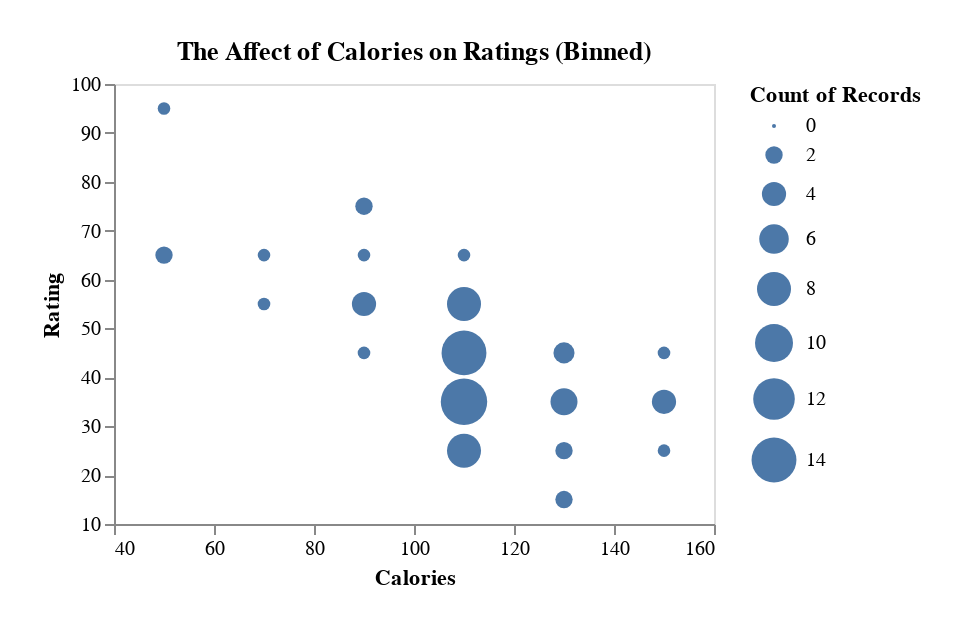

Notebook code for this chart:
### Code cell
alt.Chart(df).mark_circle().encode(
    x = alt.X('calories:Q', 
        axis=alt.Axis(title='Calories'),
        bin=True),
    y = alt.Y('rating:Q', 
        axis=alt.Axis(title='Rating'),
        bin=True),
    size='count()'
).properties(
    title='The Affect of Calories on Ratings (Binned)',
    width=300,
    height=220
).configure(
    padding={"left": PAD, "top": PAD, "right": PAD, "bottom": PAD}
)

### Figure 1 — Vega-Lite specification as saved in the notebook (floating-point values rounded to 4 significant figures)
{"config": {"view": {"continuousWidth": 400, "continuousHeight": 300}, "padding": {"left": 20, "top": 20, "right": 20, "bottom": 20}}, "data": {"name": "data-f195c8b4dc1a99bb498cec4e06f6385f"}, "mark": "circle", "encoding": {"size": {"type": "quantitative", "aggregate": "count"}, "x": {"type": "quantitative", "axis": {"title": "Calories"}, "bin": true, "field": "calories"}, "y": {"type": "quantitative", "axis": {"title": "Rating"}, "bin": true, "field": "rating"}}, "height": 220, "title": "The Affect of Calories on Ratings (Binned)", "width": 300, "$schema": "https://vega.github.io/schema/vega-lite/v4.8.1.json", "datasets": {"data-f195c8b4dc1a99bb498cec4e06f6385f": [{"name": "100% Bran", "mfr": "N", "type": "C", "calories": "70", "protein": "4", "fat": "1", "sodium": "130", "fiber": "10", "carbo": "5", "sugars": "6", "potass": "280", "vitamins": "25", "shelf": "3", "weight": "1", "cups": "0.33", "rating": "68.402973"}, {"name": "100% Natural Bran", "mfr": "Q", "type": "C", "calories": "120", "protein": "3", "fat": "5", "sodium": "15", "fiber": "2", "carbo": "8", "sugars": "8", "potass": "135", "vitamins": "0", "shelf": "3", "weight": "1", "cups": "1", "rating": "33.983679"}, {"name": "All-Bran", "mfr": "K", "type": "C", "calories": "70", "protein": "4", "fat": "1", "sodium": "260", "fiber": "9", "carbo": "7", "sugars": "5", "potass": "320", "vitamins": "25", "shelf": "3", "weight": "1", "cups": "0.33", "rating": "59.425505"}, {"name": "All-Bran with Extra Fiber", "mfr": "K", "type": "C", "calories": "50", "protein": "4", "fat": "0", "sodium": "140", "fiber": "14", "carbo": "8", "sugars": "0", "potass": "330", "vitamins": "25", "shelf": "3", "weight": "1", "cups": "0.5", "rating": "93.704912"}, {"name": "Almond Delight", "mfr": "R", "type": "C", "calories": "110", "protein": "2", "fat": "2", "sodium": "200", "fiber": "1", "carbo": "14", "sugars": "8", "potass": "-1", "vitamins": "25", "shelf": "3", "weight": "1", "cups": "0.75", "rating": "34.384843"}, {"name": "Apple Cinnamon Cheerios", "mfr": "G", "type": "C", "calories": "110", "protein": "2", "fat": "2", "sodium": "180", "fiber": "1.5", "carbo": "10.5", "sugars": "10", "potass": "70", "vitamins": "25", "shelf": "1", "weight": "1", "cups": "0.75", "rating": "29.509541"}, {"name": "Apple Jacks", "mfr": "K", "type": "C", "calories": "110", "protein": "2", "fat": "0", "sodium": "125", "fiber": "1", "carbo": "11", "sugars": "14", "potass": "30", "vitamins": "25", "shelf": "2", "weight": "1", "cups": "1", "rating": "33.174094"}, {"name": "Basic 4", "mfr": "G", "type": "C", "calories": "130", "protein": "3", "fat": "2", "sodium": "210", "fiber": "2", "carbo": "18", "sugars": "8", "potass": "100", "vitamins": "25", "shelf": "3", "weight": "1.33", "cups": "0.75", "rating": "37.038562"}, {"name": "Bran Chex", "mfr": "R", "type": "C", "calories": "90", "protein": "2", "fat": "1", "sodium": "200", "fiber": "4", "carbo": "15", "sugars": "6", "potass": "125", "vitamins": "25", "shelf": "1", "weight": "1", "cups": "0.67", "rating": "49.120253"}, {"name": "Bran Flakes", "mfr": "P", "type": "C", "calories": "90", "protein": "3", "fat": "0", "sodium": "210", "fiber": "5", "carbo": "13", "sugars": "5", "potass": "190", "vitamins": "25", "shelf": "3", "weight": "1", "cups": "0.67", "rating": "53.313813"}, {"name": "Cap'n'Crunch", "mfr": "Q", "type": "C", "calories": "120", "protein": "1", "fat": "2", "sodium": "220", "fiber": "0", "carbo": "12", "sugars": "12", "potass": "35", "vitamins": "25", "shelf": "2", "weight": "1", "cups": "0.75", "rating": "18.042851"}, {"name": "Cheerios", "mfr": "G", "type": "C", "calories": "110", "protein": "6", "fat": "2", "sodium": "290", "fiber": "2", "carbo": "17", "sugars": "1", "potass": "105", "vitamins": "25", "shelf": "1", "weight": "1", "cups": "1.25", "rating": "50.764999"}, {"name": "Cinnamon Toast Crunch", "mfr": "G", "type": "C", "calories": "120", "protein": "1", "fat": "3", "sodium": "210", "fiber": "0", "carbo": "13", "sugars": "9", "potass": "45", "vitamins": "25", "shelf": "2", "weight": "1", "cups": "0.75", "rating": "19.823573"}, {"name": "Clusters", "mfr": "G", "type": "C", "calories": "110", "protein": "3", "fat": "2", "sodium": "140", "fiber": "2", "carbo": "13", "sugars": "7", "potass": "105", "vitamins": "25", "shelf": "3", "weight": "1", "cups": "0.5", "rating": "40.400208"}, {"name": "Cocoa Puffs", "mfr": "G", "type": "C", "calories": "110", "protein": "1", "fat": "1", "sodium": "180", "fiber": "0", "carbo": "12", "sugars": "13", "potass": "55", "vitamins": "25", "shelf": "2", "weight": "1", "cups": "1", "rating": "22.736446"}, {"name": "Corn Chex", "mfr": "R", "type": "C", "calories": "110", "protein": "2", "fat": "0", "sodium": "280", "fiber": "0", "carbo": "22", "sugars": "3", "potass": "25", "vitamins": "25", "shelf": "1", "weight": "1", "cups": "1", "rating": "41.445019"}, {"name": "Corn Flakes", "mfr": "K", "type": "C", "calories": "100", "protein": "2", "fat": "0", "sodium": "290", "fiber": "1", "carbo": "21", "sugars": "2", "potass": "35", "vitamins": "25", "shelf": "1", "weight": "1", "cups": "1", "rating": "45.863324"}, {"name": "Corn Pops", "mfr": "K", "type": "C", "calories": "110", "protein": "1", "fat": "0", "sodium": "90", "fiber": "1", "carbo": "13", "sugars": "12", "potass": "20", "vitamins": "25", "shelf": "2", "weight": "1", "cups": "1", "rating": "35.782791"}, {"name": "Count Chocula", "mfr": "G", "type": "C", "calories": "110", "protein": "1", "fat": "1", "sodium": "180", "fiber": "0", "carbo": "12", "sugars": "13", "potass": "65", "vitamins": "25", "shelf": "2", "weight": "1", "cups": "1", "rating": "22.396513"}, {"name": "Cracklin' Oat Bran", "mfr": "K", "type": "C", "calories": "110", "protein": "3", "fat": "3", "sodium": "140", "fiber": "4", "carbo": "10", "sugars": "7", "potass": "160", "vitamins": "25", "shelf": "3", "weight": "1", "cups": "0.5", "rating": "40.448772"}, {"name": "Cream of Wheat (Quick)", "mfr": "N", "type": "H", "calories": "100", "protein": "3", "fat": "0", "sodium": "80", "fiber": "1", "carbo": "21", "sugars": "0", "potass": "-1", "vitamins": "0", "shelf": "2", "weight": "1", "cups": "1", "rating": "64.533816"}, {"name": "Crispix", "mfr": "K", "type": "C", "calories": "110", "protein": "2", "fat": "0", "sodium": "220", "fiber": "1", "carbo": "21", "sugars": "3", "potass": "30", "vitamins": "25", "shelf": "3", "weight": "1", "cups": "1", "rating": "46.895644"}, {"name": "Crispy Wheat & Raisins", "mfr": "G", "type": "C", "calories": "100", "protein": "2", "fat": "1", "sodium": "140", "fiber": "2", "carbo": "11", "sugars": "10", "potass": "120", "vitamins": "25", "shelf": "3", "weight": "1", "cups": "0.75", "rating": "36.176196"}, {"name": "Double Chex", "mfr": "R", "type": "C", "calories": "100", "protein": "2", "fat": "0", "sodium": "190", "fiber": "1", "carbo": "18", "sugars": "5", "potass": "80", "vitamins": "25", "shelf": "3", "weight": "1", "cups": "0.75", "rating": "44.330856"}, {"name": "Froot Loops", "mfr": "K", "type": "C", "calories": "110", "protein": "2", "fat": "1", "sodium": "125", "fiber": "1", "carbo": "11", "sugars": "13", "potass": "30", "vitamins": "25", "shelf": "2", "weight": "1", "cups": "1", "rating": "32.207582"}, {"name": "Frosted Flakes", "mfr": "K", "type": "C", "calories": "110", "protein": "1", "fat": "0", "sodium": "200", "fiber": "1", "carbo": "14", "sugars": "11", "potass": "25", "vitamins": "25", "shelf": "1", "weight": "1", "cups": "0.75", "rating": "31.435973"}, {"name": "Frosted Mini-Wheats", "mfr": "K", "type": "C", "calories": "100", "protein": "3", "fat": "0", "sodium": "0", "fiber": "3", "carbo": "14", "sugars": "7", "potass": "100", "vitamins": "25", "shelf": "2", "weight": "1", "cups": "0.8", "rating": "58.345141"}, {"name": "Fruit & Fibre Dates; Walnuts; and Oats", "mfr": "P", "type": "C", "calories": "120", "protein": "3", "fat": "2", "sodium": "160", "fiber": "5", "carbo": "12", "sugars": "10", "potass": "200", "vitamins": "25", "shelf": "3", "weight": "1.25", "cups": "0.67", "rating": "40.917047"}, {"name": "Fruitful Bran", "mfr": "K", "type": "C", "calories": "120", "protein": "3", "fat": "0", "sodium": "240", "fiber": "5", "carbo": "14", "sugars": "12", "potass": "190", "vitamins": "25", "shelf": "3", "weight": "1.33", "cups": "0.67", "rating": "41.015492"}, {"name": "Fruity Pebbles", "mfr": "P", "type": "C", "calories": "110", "protein": "1", "fat": "1", "sodium": "135", "fiber": "0", "carbo": "13", "sugars": "12", "potass": "25", "vitamins": "25", "shelf": "2", "weight": "1", "cups": "0.75", "rating": "28.025765"}, {"name": "Golden Crisp", "mfr": "P", "type": "C", "calories": "100", "protein": "2", "fat": "0", "sodium": "45", "fiber": "0", "carbo": "11", "sugars": "15", "potass": "40", "vitamins": "25", "shelf": "1", "weight": "1", "cups": "0.88", "rating": "35.252444"}, {"name": "Golden Grahams", "mfr": "G", "type": "C", "calories": "110", "protein": "1", "fat": "1", "sodium": "280", "fiber": "0", "carbo": "15", "sugars": "9", "potass": "45", "vitamins": "25", "shelf": "2", "weight": "1", "cups": "0.75", "rating": "23.804043"}, {"name": "Grape Nuts Flakes", "mfr": "P", "type": "C", "calories": "100", "protein": "3", "fat": "1", "sodium": "140", "fiber": "3", "carbo": "15", "sugars": "5", "potass": "85", "vitamins": "25", "shelf": "3", "weight": "1", "cups": "0.88", "rating": "52.076897"}, {"name": "Grape-Nuts", "mfr": "P", "type": "C", "calories": "110", "protein": "3", "fat": "0", "sodium": "170", "fiber": "3", "carbo": "17", "sugars": "3", "potass": "90", "vitamins": "25", "shelf": "3", "weight": "1", "cups": "0.25", "rating": "53.371007"}, {"name": "Great Grains Pecan", "mfr": "P", "type": "C", "calories": "120", "protein": "3", "fat": "3", "sodium": "75", "fiber": "3", "carbo": "13", "sugars": "4", "potass": "100", "vitamins": "25", "shelf": "3", "weight": "1", "cups": "0.33", "rating": "45.811716"}, {"name": "Honey Graham Ohs", "mfr": "Q", "type": "C", "calories": "120", "protein": "1", "fat": "2", "sodium": "220", "fiber": "1", "carbo": "12", "sugars": "11", "potass": "45", "vitamins": "25", "shelf": "2", "weight": "1", "cups": "1", "rating": "21.871292"}, {"name": "Honey Nut Cheerios", "mfr": "G", "type": "C", "calories": "110", "protein": "3", "fat": "1", "sodium": "250", "fiber": "1.5", "carbo": "11.5", "sugars": "10", "potass": "90", "vitamins": "25", "shelf": "1", "weight": "1", "cups": "0.75", "rating": "31.072217"}, {"name": "Honey-comb", "mfr": "P", "type": "C", "calories": "110", "protein": "1", "fat": "0", "sodium": "180", "fiber": "0", "carbo": "14", "sugars": "11", "potass": "35", "vitamins": "25", "shelf": "1", "weight": "1", "cups": "1.33", "rating": "28.742414"}, {"name": "Just Right Crunchy  Nuggets", "mfr": "K", "type": "C", "calories": "110", "protein": "2", "fat": "1", "sodium": "170", "fiber": "1", "carbo": "17", "sugars": "6", "potass": "60", "vitamins": "100", "shelf": "3", "weight": "1", "cups": "1", "rating": "36.523683"}, {"name": "Just Right Fruit & Nut", "mfr": "K", "type": "C", "calories": "140", "protein": "3", "fat": "1", "sodium": "170", "fiber": "2", "carbo": "20", "sugars": "9", "potass": "95", "vitamins": "100", "shelf": "3", "weight": "1.3", "cups": "0.75", "rating": "36.471512"}, {"name": "Kix", "mfr": "G", "type": "C", "calories": "110", "protein": "2", "fat": "1", "sodium": "260", "fiber": "0", "carbo": "21", "sugars": "3", "potass": "40", "vitamins": "25", "shelf": "2", "weight": "1", "cups": "1.5", "rating": "39.241114"}, {"name": "Life", "mfr": "Q", "type": "C", "calories": "100", "protein": "4", "fat": "2", "sodium": "150", "fiber": "2", "carbo": "12", "sugars": "6", "potass": "95", "vitamins": "25", "shelf": "2", "weight": "1", "cups": "0.67", "rating": "45.328074"}, {"name": "Lucky Charms", "mfr": "G", "type": "C", "calories": "110", "protein": "2", "fat": "1", "sodium": "180", "fiber": "0", "carbo": "12", "sugars": "12", "potass": "55", "vitamins": "25", "shelf": "2", "weight": "1", "cups": "1", "rating": "26.734515"}, {"name": "Maypo", "mfr": "A", "type": "H", "calories": "100", "protein": "4", "fat": "1", "sodium": "0", "fiber": "0", "carbo": "16", "sugars": "3", "potass": "95", "vitamins": "25", "shelf": "2", "weight": "1", "cups": "1", "rating": "54.850917"}, {"name": "Muesli Raisins; Dates; & Almonds", "mfr": "R", "type": "C", "calories": "150", "protein": "4", "fat": "3", "sodium": "95", "fiber": "3", "carbo": "16", "sugars": "11", "potass": "170", "vitamins": "25", "shelf": "3", "weight": "1", "cups": "1", "rating": "37.136863"}, {"name": "Muesli Raisins; Peaches; & Pecans", "mfr": "R", "type": "C", "calories": "150", "protein": "4", "fat": "3", "sodium": "150", "fiber": "3", "carbo": "16", "sugars": "11", "potass": "170", "vitamins": "25", "shelf": "3", "weight": "1", "cups": "1", "rating": "34.139765"}, {"name": "Mueslix Crispy Blend", "mfr": "K", "type": "C", "calories": "160", "protein": "3", "fat": "2", "sodium": "150", "fiber": "3", "carbo": "17", "sugars": "13", "potass": "160", "vitamins": "25", "shelf": "3", "weight": "1.5", "cups": "0.67", "rating": "30.313351"}, {"name": "Multi-Grain Cheerios", "mfr": "G", "type": "C", "calories": "100", "protein": "2", "fat": "1", "sodium": "220", "fiber": "2", "carbo": "15", "sugars": "6", "potass": "90", "vitamins": "25", "shelf": "1", "weight": "1", "cups": "1", "rating": "40.105965"}, {"name": "Nut&Honey Crunch", "mfr": "K", "type": "C", "calories": "120", "protein": "2", "fat": "1", "sodium": "190", "fiber": "0", "carbo": "15", "sugars": "9", "potass": "40", "vitamins": "25", "shelf": "2", "weight": "1", "cups": "0.67", "rating": "29.924285"}, {"name": "Nutri-Grain Almond-Raisin", "mfr": "K", "type": "C", "calories": "140", "protein": "3", "fat": "2", "sodium": "220", "fiber": "3", "carbo": "21", "sugars": "7", "potass": "130", "vitamins": "25", "shelf": "3", "weight": "1.33", "cups": "0.67", "rating": "40.692320"}, {"name": "Nutri-grain Wheat", "mfr": "K", "type": "C", "calories": "90", "protein": "3", "fat": "0", "sodium": "170", "fiber": "3", "carbo": "18", "sugars": "2", "potass": "90", "vitamins": "25", "shelf": "3", "weight": "1", "cups": "1", "rating": "59.642837"}, {"name": "Oatmeal Raisin Crisp", "mfr": "G", "type": "C", "calories": "130", "protein": "3", "fat": "2", "sodium": "170", "fiber": "1.5", "carbo": "13.5", "sugars": "10", "potass": "120", "vitamins": "25", "shelf": "3", "weight": "1.25", "cups": "0.5", "rating": "30.450843"}, {"name": "Post Nat. Raisin Bran", "mfr": "P", "type": "C", "calories": "120", "protein": "3", "fat": "1", "sodium": "200", "fiber": "6", "carbo": "11", "sugars": "14", "potass": "260", "vitamins": "25", "shelf": "3", "weight": "1.33", "cups": "0.67", "rating": "37.840594"}, {"name": "Product 19", "mfr": "K", "type": "C", "calories": "100", "protein": "3", "fat": "0", "sodium": "320", "fiber": "1", "carbo": "20", "sugars": "3", "potass": "45", "vitamins": "100", "shelf": "3", "weight": "1", "cups": "1", "rating": "41.503540"}, {"name": "Puffed Rice", "mfr": "Q", "type": "C", "calories": "50", "protein": "1", "fat": "0", "sodium": "0", "fiber": "0", "carbo": "13", "sugars": "0", "potass": "15", "vitamins": "0", "shelf": "3", "weight": "0.5", "cups": "1", "rating": "60.756112"}, {"name": "Puffed Wheat", "mfr": "Q", "type": "C", "calories": "50", "protein": "2", "fat": "0", "sodium": "0", "fiber": "1", "carbo": "10", "sugars": "0", "potass": "50", "vitamins": "0", "shelf": "3", "weight": "0.5", "cups": "1", "rating": "63.005645"}, {"name": "Quaker Oat Squares", "mfr": "Q", "type": "C", "calories": "100", "protein": "4", "fat": "1", "sodium": "135", "fiber": "2", "carbo": "14", "sugars": "6", "potass": "110", "vitamins": "25", "shelf": "3", "weight": "1", "cups": "0.5", "rating": "49.511874"}, {"name": "Quaker Oatmeal", "mfr": "Q", "type": "H", "calories": "100", "protein": "5", "fat": "2", "sodium": "0", "fiber": "2.7", "carbo": "-1", "sugars": "-1", "potass": "110", "vitamins": "0", "shelf": "1", "weight": "1", "cups": "0.67", "rating": "50.828392"}, {"name": "Raisin Bran", "mfr": "K", "type": "C", "calories": "120", "protein": "3", "fat": "1", "sodium": "210", "fiber": "5", "carbo": "14", "sugars": "12", "potass": "240", "vitamins": "25", "shelf": "2", "weight": "1.33", "cups": "0.75", "rating": "39.259197"}, {"name": "Raisin Nut Bran", "mfr": "G", "type": "C", "calories": "100", "protein": "3", "fat": "2", "sodium": "140", "fiber": "2.5", "carbo": "10.5", "sugars": "8", "potass": "140", "vitamins": "25", "shelf": "3", "weight": "1", "cups": "0.5", "rating": "39.703400"}, {"name": "Raisin Squares", "mfr": "K", "type": "C", "calories": "90", "protein": "2", "fat": "0", "sodium": "0", "fiber": "2", "carbo": "15", "sugars": "6", "potass": "110", "vitamins": "25", "shelf": "3", "weight": "1", "cups": "0.5", "rating": "55.333142"}, {"name": "Rice Chex", "mfr": "R", "type": "C", "calories": "110", "protein": "1", "fat": "0", "sodium": "240", "fiber": "0", "carbo": "23", "sugars": "2", "potass": "30", "vitamins": "25", "shelf": "1", "weight": "1", "cups": "1.13", "rating": "41.998933"}, {"name": "Rice Krispies", "mfr": "K", "type": "C", "calories": "110", "protein": "2", "fat": "0", "sodium": "290", "fiber": "0", "carbo": "22", "sugars": "3", "potass": "35", "vitamins": "25", "shelf": "1", "weight": "1", "cups": "1", "rating": "40.560159"}, {"name": "Shredded Wheat", "mfr": "N", "type": "C", "calories": "80", "protein": "2", "fat": "0", "sodium": "0", "fiber": "3", "carbo": "16", "sugars": "0", "potass": "95", "vitamins": "0", "shelf": "1", "weight": "0.83", "cups": "1", "rating": "68.235885"}, {"name": "Shredded Wheat 'n'Bran", "mfr": "N", "type": "C", "calories": "90", "protein": "3", "fat": "0", "sodium": "0", "fiber": "4", "carbo": "19", "sugars": "0", "potass": "140", "vitamins": "0", "shelf": "1", "weight": "1", "cups": "0.67", "rating": "74.472949"}, {"name": "Shredded Wheat spoon size", "mfr": "N", "type": "C", "calories": "90", "protein": "3", "fat": "0", "sodium": "0", "fiber": "3", "carbo": "20", "sugars": "0", "potass": "120", "vitamins": "0", "shelf": "1", "weight": "1", "cups": "0.67", "rating": "72.801787"}, {"name": "Smacks", "mfr": "K", "type": "C", "calories": "110", "protein": "2", "fat": "1", "sodium": "70", "fiber": "1", "carbo": "9", "sugars": "15", "potass": "40", "vitamins": "25", "shelf": "2", "weight": "1", "cups": "0.75", "rating": "31.230054"}, {"name": "Special K", "mfr": "K", "type": "C", "calories": "110", "protein": "6", "fat": "0", "sodium": "230", "fiber": "1", "carbo": "16", "sugars": "3", "potass": "55", "vitamins": "25", "shelf": "1", "weight": "1", "cups": "1", "rating": "53.131324"}, {"name": "Strawberry Fruit Wheats", "mfr": "N", "type": "C", "calories": "90", "protein": "2", "fat": "0", "sodium": "15", "fiber": "3", "carbo": "15", "sugars": "5", "potass": "90", "vitamins": "25", "shelf": "2", "weight": "1", "cups": "1", "rating": "59.363993"}, {"name": "Total Corn Flakes", "mfr": "G", "type": "C", "calories": "110", "protein": "2", "fat": "1", "sodium": "200", "fiber": "0", "carbo": "21", "sugars": "3", "potass": "35", "vitamins": "100", "shelf": "3", "weight": "1", "cups": "1", "rating": "38.839746"}, {"name": "Total Raisin Bran", "mfr": "G", "type": "C", "calories": "140", "protein": "3", "fat": "1", "sodium": "190", "fiber": "4", "carbo": "15", "sugars": "14", "potass": "230", "vitamins": "100", "shelf": "3", "weight": "1.5", "cups": "1", "rating": "28.592785"}, {"name": "Total Whole Grain", "mfr": "G", "type": "C", "calories": "100", "protein": "3", "fat": "1", "sodium": "200", "fiber": "3", "carbo": "16", "sugars": "3", "potass": "110", "vitamins": "100", "shelf": "3", "weight": "1", "cups": "1", "rating": "46.658844"}, {"name": "Triples", "mfr": "G", "type": "C", "calories": "110", "protein": "2", "fat": "1", "sodium": "250", "fiber": "0", "carbo": "21", "sugars": "3", "potass": "60", "vitamins": "25", "shelf": "3", "weight": "1", "cups": "0.75", "rating": "39.106174"}, {"name": "Trix", "mfr": "G", "type": "C", "calories": "110", "protein": "1", "fat": "1", "sodium": "140", "fiber": "0", "carbo": "13", "sugars": "12", "potass": "25", "vitamins": "25", "shelf": "2", "weight": "1", "cups": "1", "rating": "27.753301"}, {"name": "Wheat Chex", "mfr": "R", "type": "C", "calories": "100", "protein": "3", "fat": "1", "sodium": "230", "fiber": "3", "carbo": "17", "sugars": "3", "potass": "115", "vitamins": "25", "shelf": "1", "weight": "1", "cups": "0.67", "rating": "49.787445"}, {"name": "Wheaties", "mfr": "G", "type": "C", "calories": "100", "protein": "3", "fat": "1", "sodium": "200", "fiber": "3", "carbo": "17", "sugars": "3", "potass": "110", "vitamins": "25", "shelf": "1", "weight": "1", "cups": "1", "rating": "51.592193"}, {"name": "Wheaties Honey Gold", "mfr": "G", "type": "C", "calories": "110", "protein": "2", "fat": "1", "sodium": "200", "fiber": "1", "carbo": "16", "sugars": "8", "potass": "60", "vitamins": "25", "shelf": "1", "weight": "1", "cups": "0.75", "rating": "36.187559"}]}}
